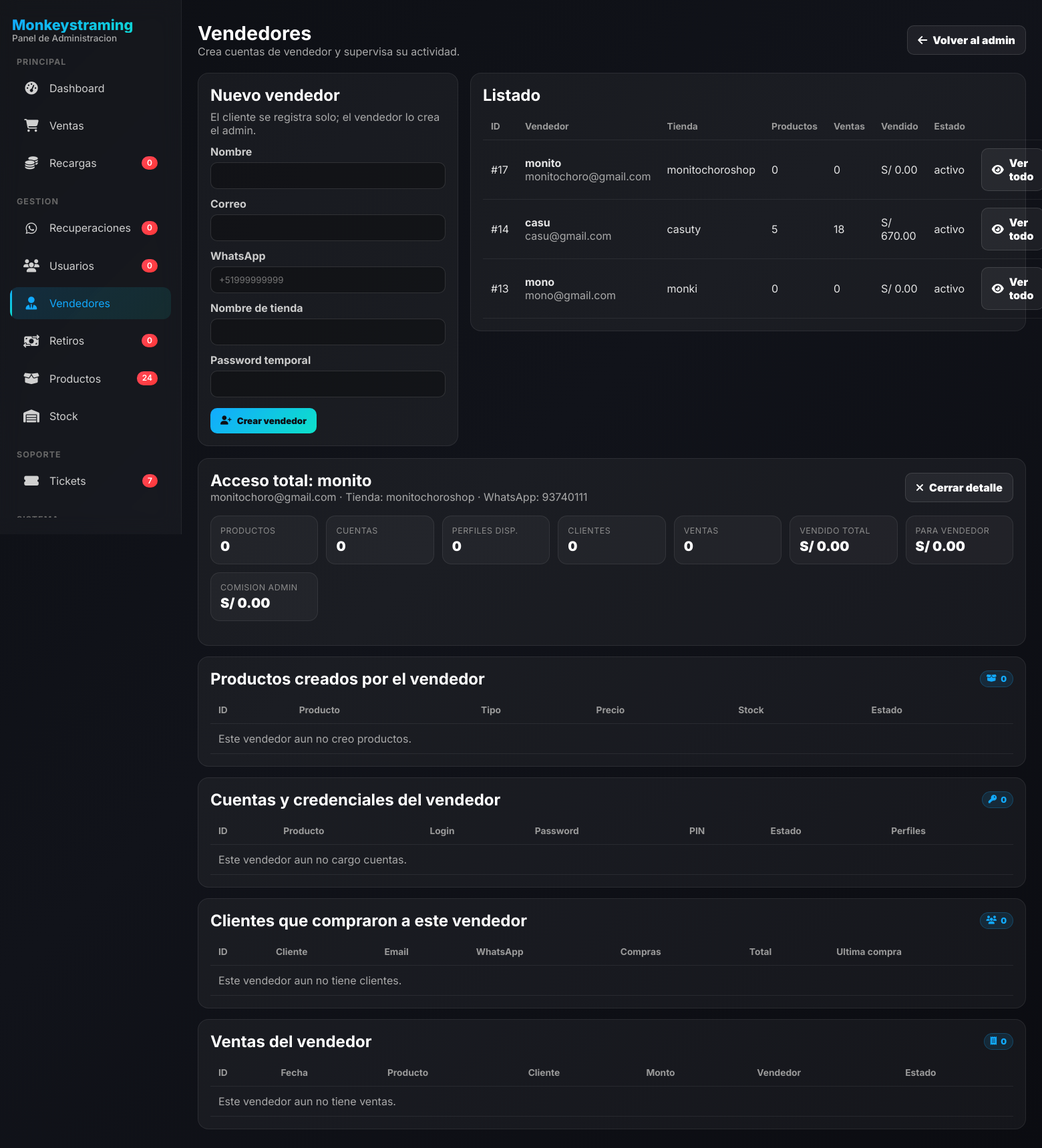
Page /admin/vendedores.php?seller_id=17 (signed in) on the committed database.
### tables this page shows
CREATE TABLE `usuarios` (
  `id` int(11) NOT NULL AUTO_INCREMENT,
  `nombre` varchar(100) NOT NULL,
  `email` varchar(100) NOT NULL,
  `whatsapp` varchar(20) DEFAULT NULL,
  `password` varchar(255) NOT NULL,
  `role` enum('admin','vendedor','cliente') DEFAULT 'cliente',
  `saldo` decimal(10,2) DEFAULT 0.00,
  `estado` enum('activo','suspendido','eliminado') NOT NULL DEFAULT 'activo',
  `created_by` int(11) DEFAULT NULL,
  `seller_status` enum('pendiente','activo','suspendido') NOT NULL DEFAULT 'activo',
  `ultimo_login` timestamp NULL DEFAULT NULL,
  `created_at` timestamp NOT NULL DEFAULT current_timestamp(),
  `updated_at` timestamp NOT NULL DEFAULT current_timestamp() ON UPDATE current_timestamp(),
  PRIMARY KEY (`id`) USING BTREE,
  UNIQUE KEY `email` (`email`) USING BTREE,
  KEY `idx_usuarios_role` (`role`),
  KEY `idx_usuarios_created_by` (`created_by`)
);

CREATE TABLE `vendedor_perfiles` (
  `id` int(11) NOT NULL AUTO_INCREMENT,
  `vendedor_id` int(11) NOT NULL,
  `tienda_nombre` varchar(120) NOT NULL,
  `descripcion` text DEFAULT NULL,
  `logo_url` varchar(255) DEFAULT NULL,
  `banner_url` varchar(255) DEFAULT NULL,
  `soporte_whatsapp` varchar(20) DEFAULT NULL,
  `activo` tinyint(1) NOT NULL DEFAULT 1,
  `created_at` timestamp NOT NULL DEFAULT current_timestamp(),
  `updated_at` timestamp NOT NULL DEFAULT current_timestamp() ON UPDATE current_timestamp(),
  PRIMARY KEY (`id`),
  UNIQUE KEY `uq_vendedor_perfiles_vendedor` (`vendedor_id`),
  CONSTRAINT `fk_vendedor_perfiles_usuario` FOREIGN KEY (`vendedor_id`) REFERENCES `usuarios` (`id`) ON DELETE CASCADE ON UPDATE CASCADE
);

### includes/auth.php (called while the page is built, shortened)
<?php
if (!function_exists('getCurrentUser')) {
    function getCurrentUser(): ?array
    {
        $conexion = $GLOBALS['conexion'];
        $userId   = (int)$_SESSION['user_id'];
        $stmt = $conexion->prepare("SELECT * FROM usuarios WHERE id = ? LIMIT 1");
        $stmt->bind_param("i", $userId);
        $stmt->execute();
        $user = $stmt->get_result()->fetch_assoc();
        $role  = normalizeUserRole($user['rol'] ?? $user['role'] ?? $user['user_role'] ?? ($_SESSION['user_role'] ?? 'cliente'));
        $user['role'] = $role;
        $user['rol'] = $role;
        return $user;
    }
}

### admin/vendedores.php (the view, shortened to what this page needs)
<?php
require_once __DIR__ . '/../includes/auth.php';
require_once __DIR__ . '/includes/sidebar.php';
function h($v): string { return htmlspecialchars((string)$v, ENT_QUOTES, 'UTF-8'); }
function tableExistsAdminSellers(mysqli $cx, string $table): bool {
    $t = $cx->real_escape_string($table);
    $rs = $cx->query("SHOW TABLES LIKE '$t'");
    return ($rs && $rs->num_rows > 0);
}
function colExistsAdminSellers(mysqli $cx, string $table, string $col): bool {
    $t = $cx->real_escape_string($table);
    $c = $cx->real_escape_string($col);
    $rs = $cx->query("SHOW COLUMNS FROM `$t` LIKE '$c'");
    return ($rs && $rs->num_rows > 0);
}
$admin = getCurrentUser();
$migrationReady = tableExistsAdminSellers($conexion, 'usuarios')
    && tableExistsAdminSellers($conexion, 'productos')
    && tableExistsAdminSellers($conexion, 'compras')
    && colExistsAdminSellers($conexion, 'productos', 'vendedor_id')
    && colExistsAdminSellers($conexion, 'compras', 'vendedor_id');
$hasSellerProfiles = tableExistsAdminSellers($conexion, 'vendedor_perfiles');
$vendedores = [];
if ($migrationReady) {
    $profileSelect = $hasSellerProfiles ? "vp.tienda_nombre," : "NULL AS tienda_nombre,";
    $profileJoin = $hasSellerProfiles ? "LEFT JOIN vendedor_perfiles vp ON vp.vendedor_id = u.id" : "";
    $profileGroup = $hasSellerProfiles ? ", vp.tienda_nombre" : "";
    $sql = "
        SELECT u.id, u.nombre, u.email, u.whatsapp, u.estado, u.created_at,
               $profileSelect
               COUNT(DISTINCT p.id) AS productos,
               COUNT(DISTINCT c.id) AS ventas,
               COALESCE(SUM(c.monto), 0) AS vendido
        FROM usuarios u
        $profileJoin
        LEFT JOIN productos p ON p.vendedor_id = u.id
        LEFT JOIN compras c ON c.vendedor_id = u.id AND c.estado = 'completada'
        WHERE u.role = 'vendedor'
        GROUP BY u.id, u.nombre, u.email, u.whatsapp, u.estado, u.created_at $profileGroup
        ORDER BY u.id DESC
    ";
    $rs = $conexion->query($sql);
    if ($rs) {
        while ($row = $rs->fetch_assoc()) $vendedores[] = $row;
    }
}
$selectedSellerId = max(0, (int)($_GET['seller_id'] ?? 0));
$selectedSeller = null;
$sellerProducts = [];
$sellerAccounts = [];
$sellerClients = [];
$sellerSales = [];
$sellerTotals = [
    'productos' => 0,
    'cuentas' => 0,
    'perfiles_disponibles' => 0,
    'clientes' => 0,
    'ventas' => 0,
    'vendido' => 0.00,
    'para_vendedor' => 0.00,
    'comision_admin' => 0.00,
];
if ($selectedSellerId > 0 && tableExistsAdminSellers($conexion, 'usuarios')) {
    $profileSelect = $hasSellerProfiles ? "vp.tienda_nombre, vp.soporte_whatsapp" : "NULL AS tienda_nombre, NULL AS soporte_whatsapp";
    $profileJoin = $hasSellerProfiles ? "LEFT JOIN vendedor_perfiles vp ON vp.vendedor_id = u.id" : "";
    $st = $conexion->prepare("
        SELECT u.*, $profileSelect
        FROM usuarios u
        $profileJoin
        WHERE u.id=? AND u.role='vendedor'
        LIMIT 1
    ");
    $st->bind_param("i", $selectedSellerId);
    $st->execute();
    $selectedSeller = $st->get_result()->fetch_assoc();
}
if ($selectedSeller) {
    if (tableExistsAdminSellers($conexion, 'productos') && colExistsAdminSellers($conexion, 'productos', 'vendedor_id')) {
        $sellerTotals['productos'] = count($sellerProducts);
    }
    if (tableExistsAdminSellers($conexion, 'cuentas') && tableExistsAdminSellers($conexion, 'productos')) {
        $sellerTotals['cuentas'] = count($sellerAccounts);
    }
    if (tableExistsAdminSellers($conexion, 'compras') && colExistsAdminSellers($conexion, 'compras', 'vendedor_id')) {
        $clienteCol = colExistsAdminSellers($conexion, 'compras', 'cliente_id') ? 'cliente_id' : 'usuario_id';
        $amountSellerCol = colExistsAdminSellers($conexion, 'compras', 'monto_vendedor') ? 'monto_vendedor' : 'monto';
        $commissionCol = colExistsAdminSellers($conexion, 'compras', 'comision_admin') ? 'comision_admin' : null;
        $selectCommission = $commissionCol ? "COALESCE(SUM(CASE WHEN estado='completada' THEN `$commissionCol` ELSE 0 END),0)" : "0";
        $st = $conexion->prepare("
            SELECT COUNT(*) AS ventas,
                   COALESCE(SUM(CASE WHEN estado='completada' THEN monto ELSE 0 END),0) AS vendido,
                   COALESCE(SUM(CASE WHEN estado='completada' THEN `$amountSellerCol` ELSE 0 END),0) AS para_vendedor,
                   $selectCommission AS comision_admin,
                   COUNT(DISTINCT `$clienteCol`) AS clientes
            FROM compras
            WHERE vendedor_id=?
        ");
        $st->bind_param("i", $selectedSellerId);
        $st->execute();
        $tot = $st->get_result()->fetch_assoc() ?: [];
        $sellerTotals['ventas'] = (int)($tot['ventas'] ?? 0);
        $sellerTotals['vendido'] = (float)($tot['vendido'] ?? 0);
        $sellerTotals['para_vendedor'] = (float)($tot['para_vendedor'] ?? 0);
        $sellerTotals['comision_admin'] = (float)($tot['comision_admin'] ?? 0);
        $sellerTotals['clientes'] = (int)($tot['clientes'] ?? 0);
    }
}
?>
<!doctype html>
<html lang="es">
<head>
  <link rel="stylesheet" href="https://cdnjs.cloudflare.com/ajax/libs/font-awesome/6.4.0/css/all.min.css">
  <link rel="stylesheet" href="../assets/css/panel-shell.css?v=admin-polish-4">
</head>
<body>
<main class="wrap">
  <section class="top">
    <div>
      <h1>Vendedores</h1>
      <p class="muted">Crea cuentas de vendedor y supervisa su actividad.</p>
    </div>
    <a class="btn secondary" href="index.php"><i class="fas fa-arrow-left"></i> Volver al admin</a>
  </section>
  <section class="grid">
    <form class="card" method="POST">
      <h2 style="color:#fff;margin-bottom:8px;">Nuevo vendedor</h2>
      <p class="muted">El cliente se registra solo; el vendedor lo crea el admin.</p>
      <label>Nombre</label>
      <input name="nombre" required minlength="3">
      <label>Correo</label>
      <input name="email" type="email" required>
      <label>WhatsApp</label>
      <input name="whatsapp" placeholder="+51999999999">
      <label>Nombre de tienda</label>
      <input name="tienda_nombre" required>
      <label>Password temporal</label>
      <input name="password" type="password" required minlength="6">
      <button class="btn primary" style="margin-top:16px;" type="submit" <?php echo !$migrationReady ? 'disabled' : ''; ?>><i class="fas fa-user-plus"></i> Crear vendedor</button>
    </form>
    <div class="card">
      <h2 style="color:#fff;margin-bottom:12px;">Listado</h2>
      <table>
        <thead>
          <tr>
            <th>ID</th>
            <th>Vendedor</th>
            <th>Tienda</th>
            <th>Productos</th>
            <th>Ventas</th>
            <th>Vendido</th>
            <th>Estado</th>
            <th></th>
          </tr>
        </thead>
        <tbody>
        <?php foreach ($vendedores as $v): ?>
          <tr>
            <td>#<?php echo (int)$v['id']; ?></td>
            <td>
              <strong><?php echo h($v['nombre']); ?></strong><br>
              <span class="muted"><?php echo h($v['email']); ?></span>
            </td>
            <td><?php echo h($v['tienda_nombre'] ?? 'Sin tienda'); ?></td>
            <td><?php echo (int)$v['productos']; ?></td>
            <td><?php echo (int)$v['ventas']; ?></td>
            <td>S/ <?php echo number_format((float)$v['vendido'], 2); ?></td>
            <td><?php echo h($v['estado']); ?></td>
            <td><a class="btn secondary" href="vendedores.php?seller_id=<?php echo (int)$v['id']; ?>"><i class="fas fa-eye"></i> Ver todo</a></td>
          </tr>
        <?php endforeach; ?>
        </tbody>
      </table>
    </div>
  </section>
  <?php if ($selectedSeller): ?>
    <section class="details-grid">
      <div class="card">
        <div class="section-title">
          <div>
            <h2 style="color:#fff;">Acceso total: <?php echo h($selectedSeller['nombre']); ?></h2>
            <p class="muted">
              <?php echo h($selectedSeller['email'] ?? ''); ?>
              <?php if (!empty($selectedSeller['tienda_nombre'])): ?> · Tienda: <?php echo h($selectedSeller['tienda_nombre']); ?><?php endif; ?>
              <?php if (!empty($selectedSeller['whatsapp'])): ?> · WhatsApp: <?php echo h($selectedSeller['whatsapp']); ?><?php endif; ?>
            </p>
          </div>
          <a class="btn secondary" href="vendedores.php"><i class="fas fa-times"></i> Cerrar detalle</a>
        </div>
        <div class="stats">
          <div class="stat"><div class="k">Productos</div><div class="v"><?php echo (int)$sellerTotals['productos']; ?></div></div>
          <div class="stat"><div class="k">Cuentas</div><div class="v"><?php echo (int)$sellerTotals['cuentas']; ?></div></div>
          <div class="stat"><div class="k">Perfiles disp.</div><div class="v"><?php echo (int)$sellerTotals['perfiles_disponibles']; ?></div></div>
          <div class="stat"><div class="k">Clientes</div><div class="v"><?php echo (int)$sellerTotals['clientes']; ?></div></div>
          <div class="stat"><div class="k">Ventas</div><div class="v"><?php echo (int)$sellerTotals['ventas']; ?></div></div>
          <div class="stat"><div class="k">Vendido total</div><div class="v">S/ <?php echo number_format((float)$sellerTotals['vendido'], 2); ?></div></div>
          <div class="stat"><div class="k">Para vendedor</div><div class="v">S/ <?php echo number_format((float)$sellerTotals['para_vendedor'], 2); ?></div></div>
          <div class="stat"><div class="k">Comision admin</div><div class="v">S/ <?php echo number_format((float)$sellerTotals['comision_admin'], 2); ?></div></div>
        </div>
      </div>
      <div class="card">
        <div class="section-title">
          <h2 style="color:#fff;">Productos creados por el vendedor</h2>
          <span class="badge"><i class="fas fa-box-open"></i> <?php echo count($sellerProducts); ?></span>
        </div>
        <div class="table-wrap">
          <table>
            <thead><tr><th>ID</th><th>Producto</th><th>Tipo</th><th>Precio</th><th>Stock</th><th>Estado</th></tr></thead>
            <tbody>
            <?php if (!$sellerProducts): ?><tr><td colspan="6" class="muted">Este vendedor aun no creo productos.</td></tr><?php endif; ?>
            </tbody>
          </table>
        </div>
      </div>
      <div class="card">
        <div class="section-title">
          <h2 style="color:#fff;">Cuentas y credenciales del vendedor</h2>
          <span class="badge"><i class="fas fa-key"></i> <?php echo count($sellerAccounts); ?></span>
        </div>
        <div class="table-wrap">
          <table>
            <thead><tr><th>ID</th><th>Producto</th><th>Login</th><th>Password</th><th>PIN</th><th>Estado</th><th>Perfiles</th></tr></thead>
            <tbody>
            <?php if (!$sellerAccounts): ?><tr><td colspan="7" class="muted">Este vendedor aun no cargo cuentas.</td></tr><?php endif; ?>
            </tbody>
          </table>
        </div>
      </div>
      <div class="card">
        <div class="section-title">
          <h2 style="color:#fff;">Clientes que compraron a este vendedor</h2>
          <span class="badge"><i class="fas fa-users"></i> <?php echo count($sellerClients); ?></span>
        </div>
        <div class="table-wrap">
          <table>
            <thead><tr><th>ID</th><th>Cliente</th><th>Email</th><th>WhatsApp</th><th>Compras</th><th>Total</th><th>Ultima compra</th></tr></thead>
            <tbody>
            <?php if (!$sellerClients): ?><tr><td colspan="7" class="muted">Este vendedor aun no tiene clientes.</td></tr><?php endif; ?>
            </tbody>
          </table>
        </div>
      </div>
      <div class="card">
        <div class="section-title">
          <h2 style="color:#fff;">Ventas del vendedor</h2>
          <span class="badge"><i class="fas fa-receipt"></i> <?php echo count($sellerSales); ?></span>
        </div>
        <div class="table-wrap">
          <table>
            <thead><tr><th>ID</th><th>Fecha</th><th>Producto</th><th>Cliente</th><th>Monto</th><th>Vendedor</th><th>Estado</th></tr></thead>
            <tbody>
            <?php if (!$sellerSales): ?><tr><td colspan="7" class="muted">Este vendedor aun no tiene ventas.</td></tr><?php endif; ?>
            </tbody>
          </table>
        </div>
      </div>
    </section>
  <?php elseif ($selectedSellerId > 0): ?>
    <div class="alert err" style="margin-top:18px;">No se encontro un vendedor con ese ID.</div>
  <?php endif; ?>
</main>
</body>
</html>

### rows in the picture
usuarios: id "17", nombre "monito", email "monitochoro@gmail.com", tienda_nombre "monitochoroshop", productos "0", ventas "0", vendido "0.00", estado "activo"
usuarios: id "14", nombre "casu", email "casu@gmail.com", tienda_nombre "casuty", productos "5", ventas "18", vendido "670.00", estado "activo"
usuarios: id "13", nombre "mono", email "mono@gmail.com", tienda_nombre "monki", productos "0", ventas "0", vendido "0.00", estado "activo"
vendedor_perfiles: vendedor.nombre "monito", vendedor.email "monitochoro@gmail.com", tienda_nombre "monitochoroshop", vendedor.whatsapp "93740111"

### other values in the picture
$stats['recargas_pendientes'] "0"
$stats['recuperaciones'] "0"
$stats['usuarios_nuevos_hoy'] "0"
$stats['retiros_pendientes'] "0"
$stats['productos_agotados'] "24"
$stats['tickets_soporte'] "7"
$sellerTotals['productos'] "0"
$sellerTotals['cuentas'] "0"
$sellerTotals['perfiles_disponibles'] "0"
$sellerTotals['clientes'] "0"
$sellerTotals['ventas'] "0"
$sellerTotals['vendido'] "0.00"
$sellerTotals['para_vendedor'] "0.00"
$sellerTotals['comision_admin'] "0.00"
count($sellerProducts) "0"
